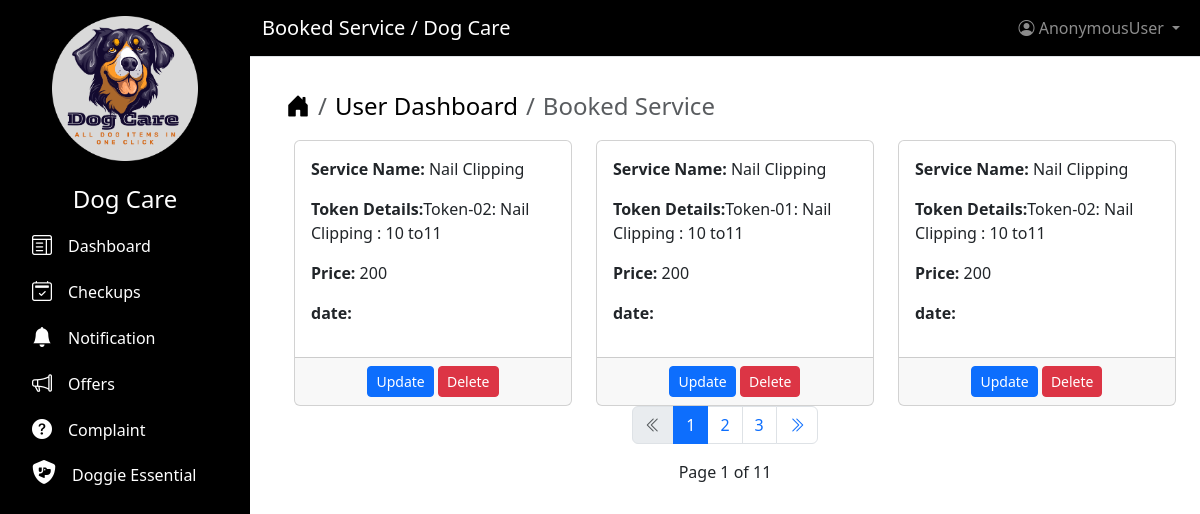
The page /booking/service on the database as committed earlier.
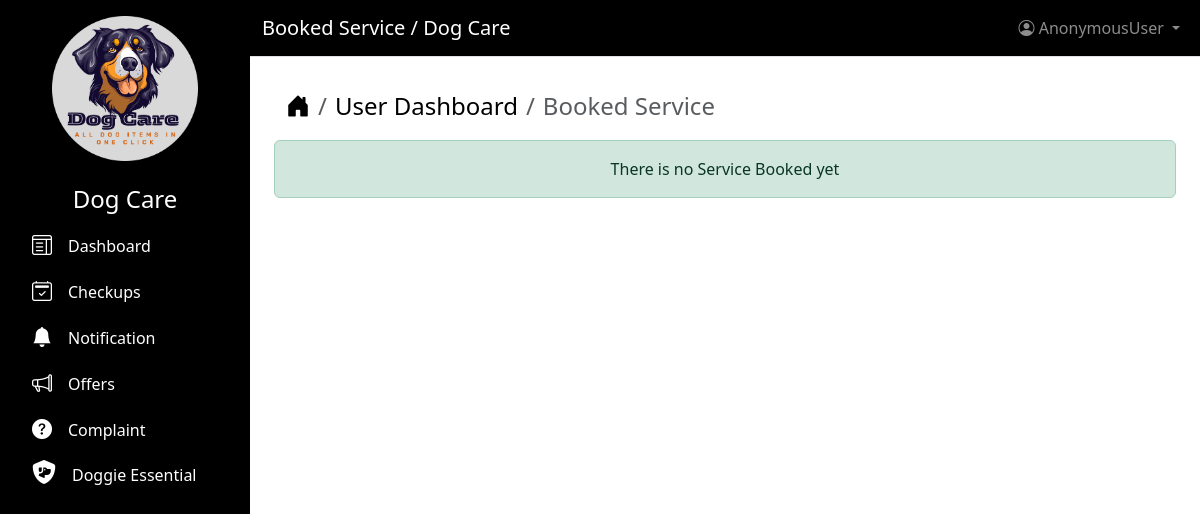
The same page on the database as committed later.
### shop/models.py (models this page shows)
class BookingService(models.Model):
    service_name = models.ForeignKey(ServiceOffered, on_delete=models.CASCADE)
    price = models.PositiveIntegerField()
    username = models.ForeignKey(
        CustomUser, on_delete=models.CASCADE, null=True, blank=True
    )
    token = models.ForeignKey(
        TokenService, on_delete=models.CASCADE, null=True, blank=True
    )

class ServiceOffered(models.Model):
    service_name = models.CharField(max_length=300)
    price = models.PositiveIntegerField()
    image = models.ImageField(upload_to="service_offered_image")
    def __str__(self):
        return self.service_name

class TokenService(models.Model):
    token = models.CharField(max_length=200, null=True, blank=True, unique=True)
    available = models.BooleanField(default=True, null=True, blank=True)
    def __str__(self):
        return self.token

### shop/views.py (the view)
# urls.py: path("booking/service", views.BookedService.as_view(), name="booked_service"),
class BookedService(ListView):
    model = BookingService
    template_name = "booking_service.html"
    context_object_name = "all_user"
    paginate_by = 3
    ordering = ["-id"]
    def get_context_data(self, **kwargs):
        context = super().get_context_data(**kwargs)
        context["page_title"] = "Booked Service"
        return context

### users/templates/booking_service.html (shortened to what this page needs)
{% extends "base.html" %}
{% block content %}
    <div class="container mt-2">
        <nav aria-label="breadcrumb">
            <ol class="breadcrumb fs-4">
                <li class="breadcrumb-item">
                    <a href="{% url 'home' %}" class="text-decoration-none text-black"><i class="bi bi-house-door-fill"></i></a>
                </li>
                <li class="breadcrumb-item">
                    <a href="{% url 'users_dashboard' %}"
                       class="text-decoration-none text-black">User Dashboard</a>
                </li>
                <li class="breadcrumb-item active" aria-current="page">{{ page_title }}</li>
            </ol>
        </nav>
    </div>
    {% if all_user %}
        <div class="row row-cols-1 row-cols-md-2 row-cols-lg-3 g-4 ms-2">
            {% for user in all_user %}
                <div class="col">
                    <div class="card h-100">
                        <div class="card-body">
                            <p>
                                <strong>Service Name:</strong> {{ user.service_name }}
                            </p>
                            <p>
                                <strong>Token Details:</strong>{{ user.token }}
                            </p>
                            <p>
                                <strong>Price:</strong>  {{ user.price }}
                            </p>
                            <p>
                                <strong>date:</strong> {{ company.mission }}
                            </p>
                        </div>
                        <div class="card-footer text-center">
                            <button type="submit" class="btn btn-primary btn-sm">Update</button>
                        <button type="button"
                                class="btn btn-danger btn-sm"
                                data-bs-toggle="modal"
                                data-bs-target="#deleteModal{{ company.id }}">Delete</button>
                    </div>
                </div>
            </div>
    {% endfor %}
</div>
{% include "pagination.html" %}
{% else %}
<div class="alert alert-success text-center mt-2" role="alert">There is no Service Booked yet</div>
{% endif %}
{% endblock content %}

Rows that differ between the two databases and show on the page:
removed BookingService: service_name "Nail Clipping", token "Token-02: Nail Clipping : 10 to11", price "200"
removed BookingService: service_name "Nail Clipping", token "Token-01: Nail Clipping : 10 to11", price "200"
removed BookingService: service_name "Nail Clipping", token "Token-02: Nail Clipping : 10 to11", price "200"
Other text that changed with them:
{{ page_obj.number }}: "1" → (not shown)
{{ page_obj.paginator.num_pages }}: "11" → (not shown)
text no longer shown: "Page of"
text now shown: "There is no Service Booked yet"
list line gone: "1"
list line gone: "2"
list line gone: "3"
